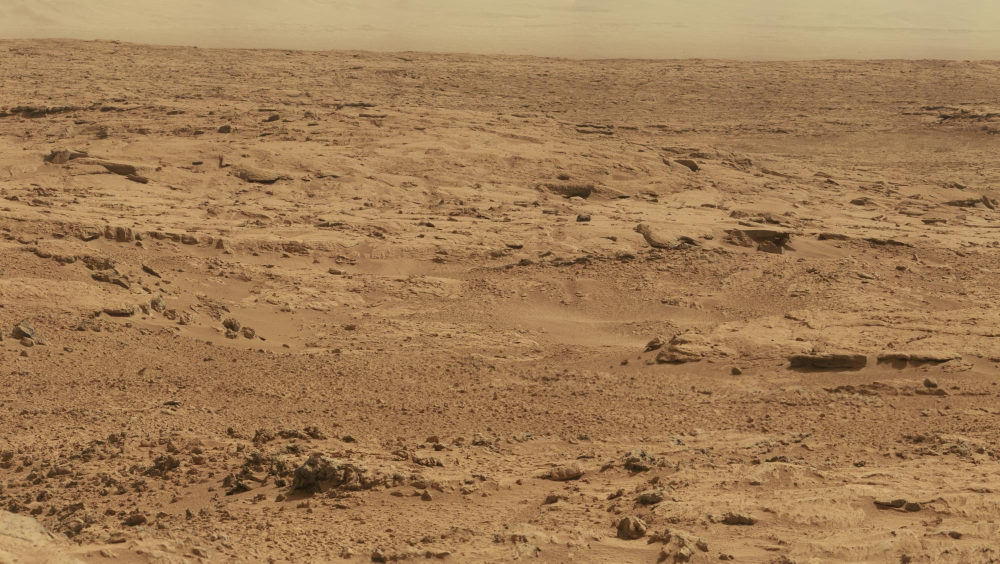
%> input picture inf8725/TP3/gauche.jpg, 2000 x 1127 px (shown at 1/2 size)
$ octave main.m   (GNU Octave 9; MATLAB toolbox functions it lacks are replaced by stand-ins)
%> lines starting %> are read from the running program, lines starting %| are printed output that depends on the picture
### inf8725/TP3/descriptionPointsCles.m
function [descripteurs] = descriptionPointsCles(image_initiale)
%DESCRIPTIONPOINTSCLES Summary of this function goes here
%   Detailed explanation goes here

    imageDouble = imresize(image_initiale, 2);

    % 2.1 Construction des différences de Gaussiennes
    % seuil_contraste: "For the experiments in this paper, all extrema with a
    % value of |D(xˆ)| less than 0.03 were discarded"
    % r_courb_principale: "The experiments in this paper use a value of r = 10,
    % which eliminates keypoints that have a ratio between the principal
    % curvatures greater than 10."
    [DoGs, octaves, sigmas] = differenceDeGaussiennes(imageDouble, 3, 3);

    % 2.2 Détection de points clés
    [pointsCles] = detectionPointsCles(DoGs, octaves, sigmas, 0.03, 10);

    % Affichage intermédiaire
    %AfficherPointsCles(imageDouble, pointsCles);

    % 2.3 Descripteurs SIFT
    [dim, nbPointsCles] = size(pointsCles);

    % Orientations initiales
    [dim, nbOctaves] = size(octaves);
    for octave = 1:nbOctaves
        I = octaves{octave};
        [height, width] = size(I);
        for i = 2:height-1
            for j = 2:width-1
                amplitudes(i,j, octave) = sqrt(...
                       (I(i+1,j) - I(i-1,j))^2 ...
                     + (I(i,j+1) - I(i,j-1))^2);

                angles(i,j,octave) = rad2deg(atan(...
                       (I(i,j+1) - I(i,j-1)) ...
                     / (I(i+1,j) - I(i-1,j)))) + 180;
            end
        end
    end

    % Transforme les points clés en descripteurs
    nbDescripteurs = 0;
    for pointCle = 1:nbPointsCles
        y = pointsCles{pointCle}(1);
        x = pointsCles{pointCle}(2);
        octave = pointsCles{pointCle}(3);

        anglePointCle = pointsCles{pointCle}(4);
        nbIntervalles = 360/8;

        % Pour ksa fasse 16x16
        haut = x - 7;
        bas = x + 8;
        gauche = y - 8;
        droite = y + 7;

        %if (haut > 1 && bas < height-2 && gauche > 1 && droite < width-2)
           nbDescripteurs = nbDescripteurs + 1;

           % Les amplitudes sont pondérées d'un coup
           amplitudesAvoisinantes = imgaussfilt(amplitudes(haut:bas, gauche:droite, octave), 1.5*octave);

           % La soustraction permet l'invariance à la rotation
           anglesAvoisinants = angles(haut:bas, gauche:droite, octave) - anglePointCle;

           % Histogrammes pour chaque voisinage de 4x4
           histogrammes = [];
           % Chaque voisinage de 4x4
           for a = 1:4
               for b = 1:4
                   histogramme = zeros(1,8);

                   % un histogramme par voisinage de 4x4
                   for i = 1:4
                       for j = 1:4
                           noIntervalle = floor(mod(anglesAvoisinants((a-1)*4+i,(b-1)*4+j),360)/nbIntervalles)+1;
                           histogramme(noIntervalle) = histogramme(noIntervalle) + ...
                               amplitudesAvoisinantes((a-1)*4+1,(b-1)*4+j);
                       end
                   end
                   % Append to an array:
                   % https://www.mathworks.com/matlabcentral/answers/87549-append-to-an-array?requestedDomain=www.mathworks.com
                   histogrammes = [histogrammes histogramme];
               end
           end

           % Normaliser les histogrammes
           histogrammesNormalises = histogrammes ./ norm(histogrammes);

           % Afin de diminuer la sensibilité au changement de luminosité
           % Les valeurs sont plafonées à 0.2 et l'histogramme est de
           % nouveau normalisé
           for i = 1:numel(histogrammesNormalises)
               histogrammesNormalises(i) = min(histogrammesNormalises(i), 0.2);
           end
           histogrammesRenormalises = histogrammesNormalises ./ norm(histogrammesNormalises);
           descripteurs(nbDescripteurs, :) = [pointsCles{pointCle}(1), pointsCles{pointCle}(2), histogrammesRenormalises];

        %end
    end
end

### inf8725/TP3/differenceDeGaussiennes.m
function [DoGs, octaves, sigmas] = ...
    differenceDeGaussiennes(image_initiale, s, nb_octave)
%DIFFERENCEDEGAUSSIENNES

    % Trouver les sigmas
    % "We must produce s + 3 images in the stack of blurred images for
    %  each octave"
    sigmas = zeros(s+3);

    % "The initial image is incrementally convolved with Gaussians to
    %  produce images separated by a constant factor k in scale space."
    k = 2^(1/s);
    sigmas(1) = 1.6; % "provides close to optimal repeatability"

    for i = 2:s+3
        sigmas(i) = sigmas(1) * k^(i-1);
    end

    % "The image doubling increases the number of stable keypoints by almost a factor of 4"
    % TODO? + Explications dans le rapport?

    for i = 1:nb_octave

        % Réduire l'image de moitié
        % https://www.mathworks.com/help/images/ref/imresize.html
        scaledImage = imresize(image_initiale, 1/2^(i-1));

        % Stocker la première image de l'octave (pas floue)
        octaves{i} = scaledImage;

        % Chaque pyramide contiendra s+3 images filtrées de la bonne
        % grosseur; Chaque DoG contiendra une image de moins
        [height, width] = size(scaledImage);
        pyramidesGaussiennes{i} = zeros(height, width, s+3);
        DoGs{i} = zeros(height, width, s+2);

        % Construire les pyramides de Gaussienne
        for j = 1:s+3
            %https://www.mathworks.com/help/images/ref/imgaussfilt.html
            pyramidesGaussiennes{i}(:,:,j) = imgaussfilt(scaledImage, sigmas(j));
        end

        % Construire les pyramides de DoG
        for j = 1:s+2
            DoGs{i}(:,:,j) = pyramidesGaussiennes{i}(:,:,j+1) - pyramidesGaussiennes{i}(:,:,j);
        end

    end

% [16 lines of commented-out code are left out]
end

### inf8725/TP3/detectionPointsCles.m
function [points] = ...
    detectionPointsCles(DoGs, octaves, sigmas, ...
    seuil_contraste, r_courb_principale)
%Extraction des points-clés SIFT d'une image (octave)

    % 1. Pour chaque DoG d'une octave, on détecte des points clés.
    %    (Sauf la première et la dernière image)
    [dim, nbOctaves] = size(DoGs);
    nbPointsClesTotal = 0;

    for octave=1:nbOctaves
       [height, width, nbDoGs] = size(DoGs{octave});

       % Valeurs intermédiaires
       nbExtrema = 0;
       nbEliminesParContraste = 0;
       nbPointsArretesElimines = 0;
       nbPointsRestant = 0;

       % Choisir L(x,y)
       plusProcheSigma = PlusProcheSigma(octave, sigmas);
       L = imgaussfilt(octaves{octave}, plusProcheSigma);
       %L = octaves{octave};

       for k = 2:nbDoGs-1
           % La DoG courante est ses voisins
           DoG = DoGs{octave}(:,:,k);
           DoGAvant = DoGs{octave}(:,:,k+1);
           DoGApres = DoGs{octave}(:,:,k-1);

           % Les gradients, pour rejeter les points aux arêtes
           % https://www.mathworks.com/matlabcentral/answers/67893-how-do-i-calculate-hessian-matrix-for-an-image
           [Dx, Dy] = gradient(double(DoG));
           [Dxx, Dxy] = gradient(Dx);
           [Dxy, Dyy] = gradient(Dy);

           %plusProcheSigma = sigmas(k);

           % Voisinage à prendre en compte pour les histogrammes
           % d'orientation
           largeurVoisinage = ceil(6*sigmas(k));
           if mod(largeurVoisinage, 2) == 0
               largeurVoisinage = largeurVoisinage + 1;
           end

           for i = 3:height-2
               for j = 3:width-2
                   % On détecte les points clés candidats
                   if (estExtremumLocal(DoG, DoGAvant,DoGApres, i, j) == 1)
                       nbExtrema = nbExtrema + 1;
                       % On augmente les éliminés, mais ce sera annulé plus
                       % tard au besoin
                       nbEliminesParContraste = nbEliminesParContraste + 1;

                       % 2. Ensuite, on fait une localisation précise des points-clés.

                       %   2.2. On rejete les points-clés avec un contraste bas
                       %   La différence de gaussiennes donne des valeurs
                       %   entre -1 et 1. Les contrastes bas sont ceux dont
                       %   leur valeur absolue est inférieure au seuil.
                       if (abs(DoG(i,j)) > seuil_contraste)
                           nbEliminesParContraste = nbEliminesParContraste - 1;
                           nbPointsArretesElimines = nbPointsArretesElimines + 1;

                           %   2.3. On rejete les points-clés situés sur des
                           %   arrêtes de contours de courbures
                           Tr = Dxx(i,j) + Dyy(i,j);
                           Det = Dxx(i,j)*Dyy(i,j) - (Dxy(i,j)^2);
                           r = r_courb_principale;

                           % "A poorly defined peak in the difference-of-Gaussian
                           % function will have a large principal curvature across
                           % the edge but a small one in the perpendicular direction."
                           % Donc, on rejette si la courbature est trop grande.
                           if ((Tr^2)/Det < ((r+1)^2)/r)
                               nbPointsArretesElimines = nbPointsArretesElimines - 1;

                               % Ce point candidat est donc un point clés choisis
                               nbPointsRestant = nbPointsRestant + 1;

                               % 3. On fait une assignation des orientations
                               % "The scale of the keypoint is used to select the Gaussian
                               % smoothed image, L, with the closest scale, so that all
                               % computations are performed in a scale-invariant manner.
                               % For each image sample, L(x, y), at this scale, the gradient
                               % magnitude, m(x, y), and orientation, ?(x, y), is precomputed
                               % using pixel differences."

                               if (i-floor(largeurVoisinage/2) > 1 && i+floor(largeurVoisinage/2) < height-2 ...
                                       && j-floor(largeurVoisinage/2) > 1 && j+floor(largeurVoisinage/2) < width-2)

                                   % Histogramme: (360 / 10) catégories d'angles
                                   histoOrientation = zeros(1,36);
                                   amplitudes = zeros(1, 8);
                                   angles = zeros(1, 8);

                                   % On calcule l'amplitude et l'angle des voisins
                                   index = 1;
                                   for x = i-floor(largeurVoisinage/2):i+floor(largeurVoisinage/2)
                                       for y = j-floor(largeurVoisinage/2):j+floor(largeurVoisinage/2)
                                           amplitudes(index) = sqrt(...
                                               (L(x+1,y) - L(x-1,y))^2 ...
                                             + (L(x,y+1) - L(x,y-1))^2);

                                           angles(index) = rad2deg(atan(...
                                               (L(x,y+1) - L(x,y-1)) ...
                                             / (L(x+1,y) - L(x-1,y)))) + 180;

                                           % On trouve la catégorie d'angles
                                           % dans lequel l'angle trouvé
                                           % correspond, au 10 degrés près.
                                           noIntervalle = floor(angles(index) / 10) + 1;

                                           % On augmente la valeur de
                                           % l'histogramme de façon pondérée
                                           % par rapport à son amplitude et le
                                           % sigma.
                                           histoOrientation(noIntervalle) = ...
                                               histoOrientation(noIntervalle) + imgaussfilt(amplitudes(index), 1.5*octave);

                                         index = index + 1;
                                       end
                                   end

                                   % Crée le point clé principal selon
                                   % l'orientation dominante
                                   [maxValeurPonderee, maxIndex] = max(histoOrientation);
                                   angleDominant = (maxIndex - 1)*10;

                                   % Ajoute ce point aux points clés
                                   nbPointsClesTotal = nbPointsClesTotal + 1;
                                   points{nbPointsClesTotal} = [j*2^(octave-1), i*2^(octave-1), octave, angleDominant];

                                   % Cherche pour des orientations dominantes
                                   % secondaires
                                   for x = 1:36
                                       if (x ~= maxIndex && histoOrientation(x) >= 0.8*maxValeurPonderee)

                                           % Crée le point clé secondaire
                                           % trouvé selon son orientation
                                           angleDominantSecondaire = x*10;

                                           % Ajoute ce point aux point clés
                                           nbPointsClesTotal = nbPointsClesTotal + 1;
                                           points{nbPointsClesTotal} = [j*2^(octave-1), i*2^(octave-1), octave, angleDominantSecondaire];
                                       end
                                   end
                               end
                           end
                       end
                   end
               end
           end
       end
%        octave
%        size(octaves{octave})
%        nbExtrema
%        nbEliminesParContraste
%        nbPointsArretesElimines
%        nbPointsRestant
    end
    nbPointsClesTotal
end

### inf8725/TP3/PlusProcheSigma.m
function [sigma] = PlusProcheSigma(octave,sigmas)
%PLUSPROCHESIGMA
    plusProcheSigma = sigmas(1);

    for i = 2:size(sigmas)
        if (abs(sigmas(i) - octave) < abs(plusProcheSigma - octave))
            plusProcheSigma = sigmas(i);
        end
    end

    sigma = plusProcheSigma;
end

### inf8725/TP3/main.m
%% Projet SIFT: Construction de panorama par recalage de deux images
% Traitement de signaux et d'images
% Francis Ouellet  (#1577496)
% Maxime Clavel    (#1693596)

%%
% Nettoyage du workspace
clear all;
close all;
clc;

% Chargement des images
%https://www.mathworks.com/help/matlab/ref/rgb2gray.html
imageGauche = (double(rgb2gray(imread('gauche.jpg')))/255);
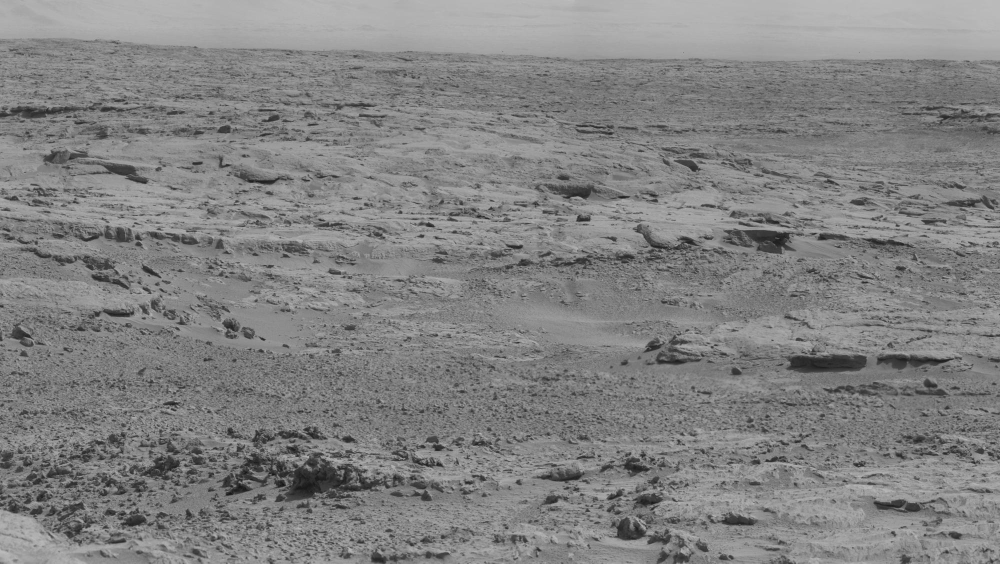
%> imageGauche: size 1127x2000 double (shown at 1/2 size); min 0.0588, max 0.745, mean 0.51
imageDroite = (double(rgb2gray(imread('droite.jpg')))/255);
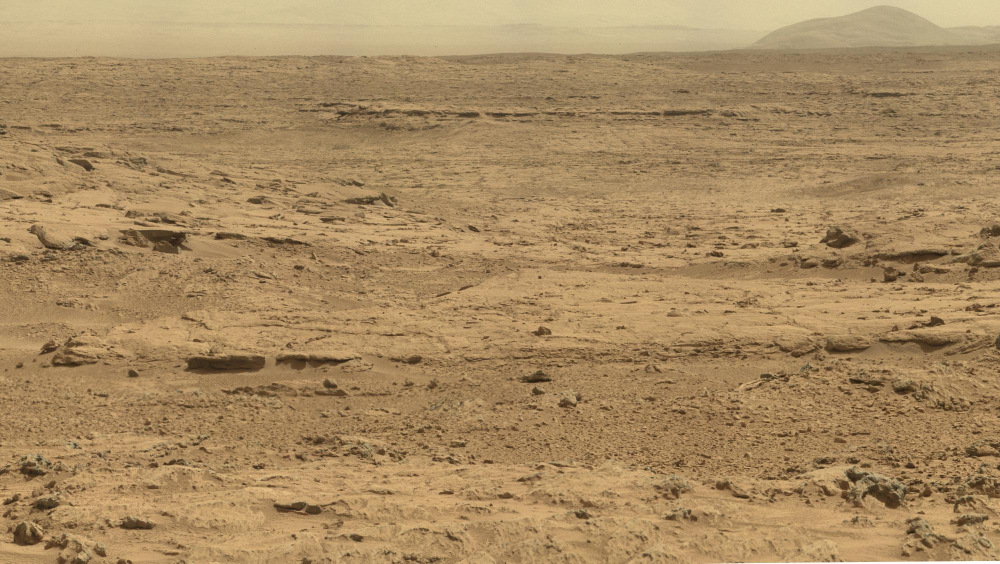
%> input picture inf8725/TP3/droite.jpg, 2000 x 1127 px (shown at 1/2 size)
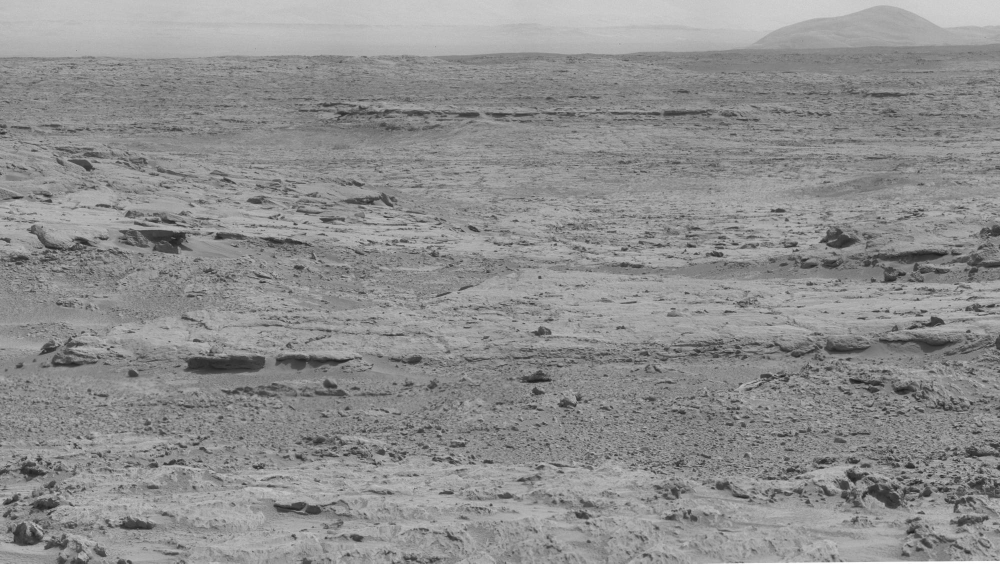
%> imageDroite: size 1127x2000 double (shown at 1/2 size); min 0.0824, max 1, mean 0.556

% 2.3 Descripteurs des images
% Cette fonction appelle 2.1 et 2.2
[descripteursGauche] = descriptionPointsCles(imageGauche);
%> the loop in differenceDeGaussiennes, `for i = 1:nb_octave` made 3 passes
%> pass 3, in differenceDeGaussiennes, `scaledImage = imresize(image_initiale, 1/2^(i-1));`:
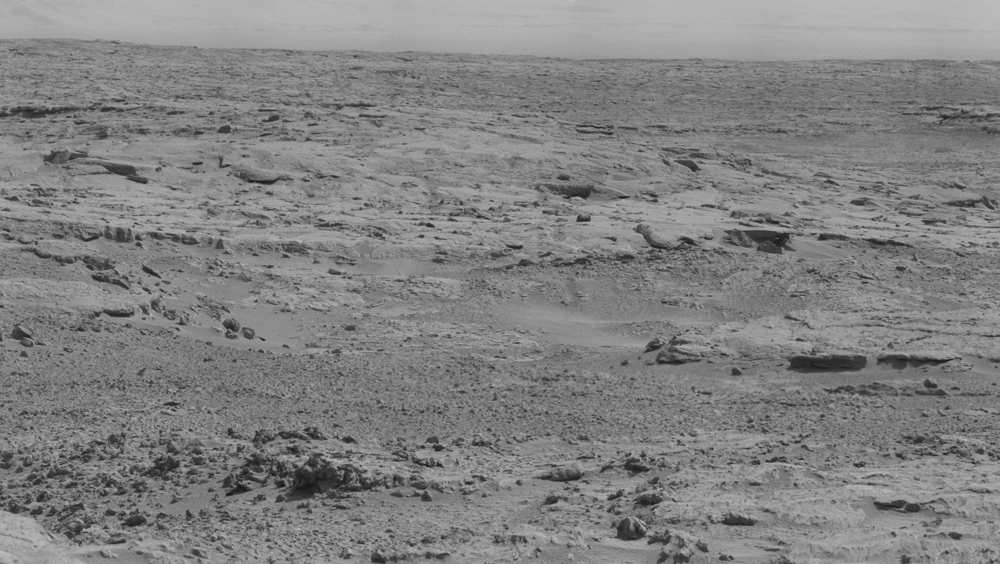
%> scaledImage: size 564x1000 double; min 0.0753, max 0.737, mean 0.51
%> after the loop in differenceDeGaussiennes, `for i = 1:nb_octave`: DoGs = 3 items
%> in descriptionPointsCles, `[DoGs, octaves, sigmas] = differenceDeGaussiennes(imageDouble, 3, 3);`: sigmas = [1.6 0 0 0 0 0; 2.02 0 0 0 0 0; 2.54 0 0 0 0 0; 3.2 0 0 0 0 0; 4.03 0 0 0 0 0; 5.08 0 0 0 0 0]
%> in detectionPointsCles, `[dim, nbOctaves] = size(DoGs);`: dim = 1; nbOctaves = 3
%> (the run ends here)
